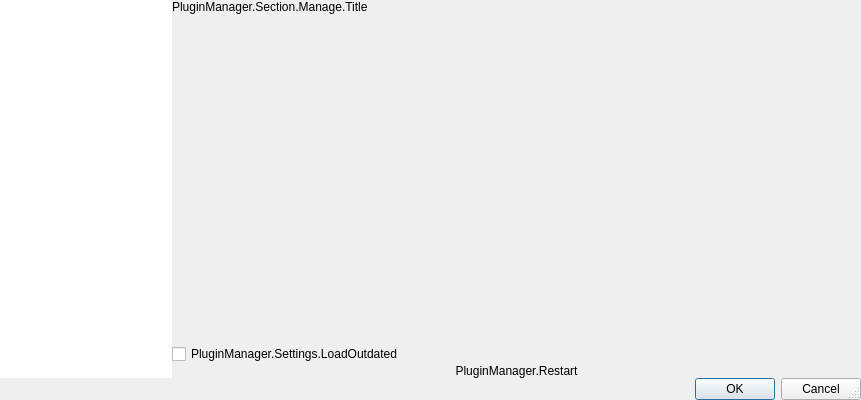
<?xml version="1.0" encoding="UTF-8"?>
<ui version="4.0">
 <class>PluginManagerWindow</class>
 <widget class="QDialog" name="PluginManagerWindow">
  <property name="geometry">
   <rect>
    <x>0</x>
    <y>0</y>
    <width>861</width>
    <height>400</height>
   </rect>
  </property>
  <property name="windowTitle">
   <string>PluginManager</string>
  </property>
  <property name="sizeGripEnabled">
   <bool>true</bool>
  </property>
  <layout class="QVBoxLayout" name="verticalLayout_3">
   <property name="leftMargin">
    <number>0</number>
   </property>
   <property name="topMargin">
    <number>0</number>
   </property>
   <property name="rightMargin">
    <number>0</number>
   </property>
   <property name="bottomMargin">
    <number>0</number>
   </property>
   <item>
    <widget class="QFrame" name="dialogInner">
     <property name="frameShape">
      <enum>QFrame::NoFrame</enum>
     </property>
     <property name="frameShadow">
      <enum>QFrame::Plain</enum>
     </property>
     <property name="lineWidth">
      <number>0</number>
     </property>
     <property name="class" stdset="0">
      <string>dialog-container</string>
     </property>
     <layout class="QVBoxLayout" name="verticalLayout_2">
      <property name="spacing">
       <number>0</number>
      </property>
      <property name="leftMargin">
       <number>0</number>
      </property>
      <property name="topMargin">
       <number>0</number>
      </property>
      <property name="rightMargin">
       <number>0</number>
      </property>
      <property name="bottomMargin">
       <number>0</number>
      </property>
      <item>
       <widget class="QFrame" name="frame">
        <property name="frameShape">
         <enum>QFrame::NoFrame</enum>
        </property>
        <property name="frameShadow">
         <enum>QFrame::Plain</enum>
        </property>
        <property name="lineWidth">
         <number>0</number>
        </property>
        <layout class="QHBoxLayout" name="horizontalLayout" stretch="1,4">
         <property name="spacing">
          <number>0</number>
         </property>
         <property name="leftMargin">
          <number>0</number>
         </property>
         <property name="topMargin">
          <number>0</number>
         </property>
         <property name="rightMargin">
          <number>0</number>
         </property>
         <property name="bottomMargin">
          <number>0</number>
         </property>
         <item>
          <widget class="QFrame" name="sectionFrame">
           <property name="frameShape">
            <enum>QFrame::NoFrame</enum>
           </property>
           <property name="frameShadow">
            <enum>QFrame::Plain</enum>
           </property>
           <property name="lineWidth">
            <number>0</number>
           </property>
           <property name="class" stdset="0">
            <string>dialog-frame</string>
           </property>
           <layout class="QVBoxLayout" name="verticalLayout">
            <property name="spacing">
             <number>0</number>
            </property>
            <property name="leftMargin">
             <number>0</number>
            </property>
            <property name="topMargin">
             <number>0</number>
            </property>
            <property name="rightMargin">
             <number>0</number>
            </property>
            <property name="bottomMargin">
             <number>0</number>
            </property>
            <item>
             <widget class="QListWidget" name="sectionList">
              <property name="frameShape">
               <enum>QFrame::NoFrame</enum>
              </property>
              <property name="frameShadow">
               <enum>QFrame::Plain</enum>
              </property>
              <property name="lineWidth">
               <number>0</number>
              </property>
              <property name="editTriggers">
               <set>QAbstractItemView::NoEditTriggers</set>
              </property>
              <property name="showDropIndicator" stdset="0">
               <bool>false</bool>
              </property>
             </widget>
            </item>
           </layout>
          </widget>
         </item>
         <item>
          <widget class="QFrame" name="modulesFrame">
           <property name="frameShape">
            <enum>QFrame::NoFrame</enum>
           </property>
           <property name="frameShadow">
            <enum>QFrame::Plain</enum>
           </property>
           <property name="lineWidth">
            <number>0</number>
           </property>
           <property name="class" stdset="0">
            <string>dialog-container dialog-frame</string>
           </property>
           <layout class="QVBoxLayout" name="verticalLayout_4">
            <property name="spacing">
             <number>0</number>
            </property>
            <property name="leftMargin">
             <number>0</number>
            </property>
            <property name="topMargin">
             <number>0</number>
            </property>
            <property name="rightMargin">
             <number>0</number>
            </property>
            <property name="bottomMargin">
             <number>0</number>
            </property>
            <item>
             <widget class="QLabel" name="label">
              <property name="frameShape">
               <enum>QFrame::NoFrame</enum>
              </property>
              <property name="lineWidth">
               <number>0</number>
              </property>
              <property name="text">
               <string>PluginManager.Section.Manage.Title</string>
              </property>
              <property name="indent">
               <number>0</number>
              </property>
              <property name="class" stdset="0">
               <string>text-title</string>
              </property>
             </widget>
            </item>
            <item>
             <widget class="QScrollArea" name="modulesListContainer">
              <property name="frameShape">
               <enum>QFrame::NoFrame</enum>
              </property>
              <property name="frameShadow">
               <enum>QFrame::Plain</enum>
              </property>
              <property name="lineWidth">
               <number>0</number>
              </property>
              <property name="horizontalScrollBarPolicy">
               <enum>Qt::ScrollBarAlwaysOff</enum>
              </property>
              <property name="sizeAdjustPolicy">
               <enum>QAbstractScrollArea::AdjustToContents</enum>
              </property>
              <property name="widgetResizable">
               <bool>false</bool>
              </property>
              <property name="alignment">
               <set>Qt::AlignLeading|Qt::AlignLeft|Qt::AlignTop</set>
              </property>
              <property name="class" stdset="0">
               <string/>
              </property>
              <widget class="QWidget" name="modulesListContents">
               <property name="geometry">
                <rect>
                 <x>0</x>
                 <y>0</y>
                 <width>689</width>
                 <height>50</height>
                </rect>
               </property>
               <property name="sizePolicy">
                <sizepolicy hsizetype="Preferred" vsizetype="MinimumExpanding">
                 <horstretch>0</horstretch>
                 <verstretch>0</verstretch>
                </sizepolicy>
               </property>
               <layout class="QVBoxLayout" name="verticalLayout_5">
                <property name="spacing">
                 <number>0</number>
                </property>
                <property name="leftMargin">
                 <number>0</number>
                </property>
                <property name="topMargin">
                 <number>0</number>
                </property>
                <property name="rightMargin">
                 <number>0</number>
                </property>
                <property name="bottomMargin">
                 <number>0</number>
                </property>
                <item>
                 <widget class="QFrame" name="modulesList">
                  <property name="minimumSize">
                   <size>
                    <width>0</width>
                    <height>20</height>
                   </size>
                  </property>
                  <property name="frameShape">
                   <enum>QFrame::NoFrame</enum>
                  </property>
                  <property name="frameShadow">
                   <enum>QFrame::Plain</enum>
                  </property>
                  <property name="lineWidth">
                   <number>0</number>
                  </property>
                  <layout class="QVBoxLayout" name="modulesListLayout">
                   <property name="spacing">
                    <number>0</number>
                   </property>
                   <property name="leftMargin">
                    <number>0</number>
                   </property>
                   <property name="topMargin">
                    <number>0</number>
                   </property>
                   <property name="rightMargin">
                    <number>0</number>
                   </property>
                   <property name="bottomMargin">
                    <number>0</number>
                   </property>
                  </layout>
                 </widget>
                </item>
                <item>
                 <spacer name="verticalSpacer">
                  <property name="orientation">
                   <enum>Qt::Vertical</enum>
                  </property>
                  <property name="sizeHint" stdset="0">
                   <size>
                    <width>10</width>
                    <height>0</height>
                   </size>
                  </property>
                 </spacer>
                </item>
               </layout>
              </widget>
             </widget>
            </item>
            <item>
             <widget class="QCheckBox" name="loadOutdatedCheckbox">
              <property name="text">
               <string>PluginManager.Settings.LoadOutdated</string>
              </property>
             </widget>
            </item>
            <item>
             <widget class="QLabel" name="manageRestartLabel">
              <property name="text">
               <string>PluginManager.Restart</string>
              </property>
              <property name="alignment">
               <set>Qt::AlignCenter</set>
              </property>
              <property name="class" stdset="0">
               <string>frame-notice</string>
              </property>
             </widget>
            </item>
           </layout>
          </widget>
         </item>
        </layout>
       </widget>
      </item>
      <item>
       <widget class="QFrame" name="footer">
        <property name="frameShape">
         <enum>QFrame::NoFrame</enum>
        </property>
        <property name="frameShadow">
         <enum>QFrame::Plain</enum>
        </property>
        <property name="lineWidth">
         <number>0</number>
        </property>
        <property name="class" stdset="0">
         <string>dialog-container</string>
        </property>
        <layout class="QHBoxLayout" name="horizontalLayout_2">
         <property name="spacing">
          <number>0</number>
         </property>
         <property name="leftMargin">
          <number>0</number>
         </property>
         <property name="topMargin">
          <number>0</number>
         </property>
         <property name="rightMargin">
          <number>0</number>
         </property>
         <property name="bottomMargin">
          <number>0</number>
         </property>
         <item>
          <widget class="QDialogButtonBox" name="buttonBox">
           <property name="standardButtons">
            <set>QDialogButtonBox::Cancel|QDialogButtonBox::Ok</set>
           </property>
          </widget>
         </item>
        </layout>
       </widget>
      </item>
     </layout>
    </widget>
   </item>
  </layout>
 </widget>
 <resources/>
 <connections/>
</ui>
